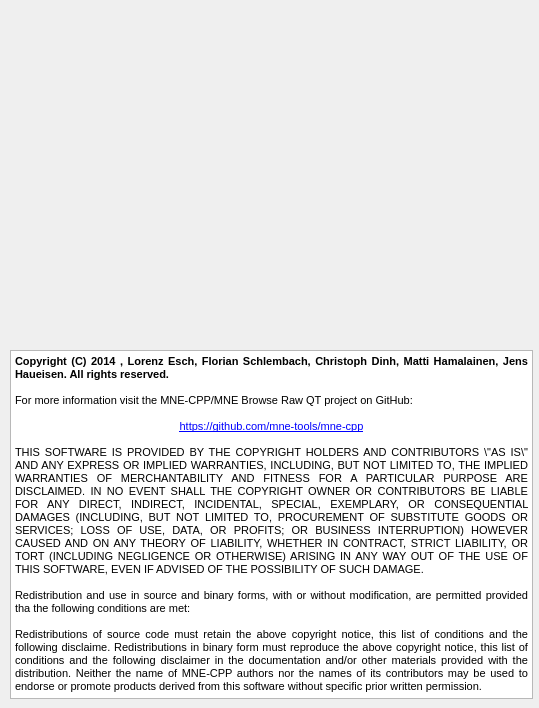
<?xml version="1.0" encoding="UTF-8"?>
<ui version="4.0">
 <class>AboutWindow</class>
 <widget class="QDialog" name="AboutWindow">
  <property name="geometry">
   <rect>
    <x>0</x>
    <y>0</y>
    <width>539</width>
    <height>708</height>
   </rect>
  </property>
  <property name="windowTitle">
   <string>About MNE Analyze</string>
  </property>
  <property name="toolTipDuration">
   <number>-1</number>
  </property>
  <widget class="QLabel" name="m_label_splashscreen">
   <property name="geometry">
    <rect>
     <x>10</x>
     <y>10</y>
     <width>521</width>
     <height>331</height>
    </rect>
   </property>
   <property name="text">
    <string/>
   </property>
   <property name="pixmap">
    <pixmap resource="../mne_analyze.qrc">:/resources/images/splashscreen_mne_analyze.png</pixmap>
   </property>
   <property name="scaledContents">
    <bool>true</bool>
   </property>
  </widget>
  <widget class="QTextEdit" name="m_textEdit_aboutText_2">
   <property name="enabled">
    <bool>true</bool>
   </property>
   <property name="geometry">
    <rect>
     <x>10</x>
     <y>350</y>
     <width>523</width>
     <height>349</height>
    </rect>
   </property>
   <property name="toolTipDuration">
    <number>-1</number>
   </property>
   <property name="readOnly">
    <bool>true</bool>
   </property>
   <property name="html">
    <string>&lt;!DOCTYPE HTML PUBLIC &quot;-//W3C//DTD HTML 4.0//EN&quot; &quot;http://www.w3.org/TR/REC-html40/strict.dtd&quot;&gt;
&lt;html&gt;&lt;head&gt;&lt;meta name=&quot;qrichtext&quot; content=&quot;1&quot; /&gt;&lt;style type=&quot;text/css&quot;&gt;
p, li { white-space: pre-wrap; }
&lt;/style&gt;&lt;/head&gt;&lt;body style=&quot; font-family:'MS Shell Dlg 2'; font-size:8.25pt; font-weight:400; font-style:normal;&quot;&gt;
&lt;p align=&quot;justify&quot; style=&quot; margin-top:0px; margin-bottom:0px; margin-left:0px; margin-right:0px; -qt-block-indent:0; text-indent:0px;&quot;&gt;&lt;span style=&quot; font-size:8pt; font-weight:600;&quot;&gt;Copyright (C) 2014 , Lorenz Esch, Florian Schlembach, Christoph Dinh, Matti Hamalainen, Jens Haueisen. All rights reserved.&lt;/span&gt;&lt;/p&gt;
&lt;p align=&quot;justify&quot; style=&quot;-qt-paragraph-type:empty; margin-top:0px; margin-bottom:0px; margin-left:0px; margin-right:0px; -qt-block-indent:0; text-indent:0px; font-size:8pt;&quot;&gt;&lt;br /&gt;&lt;/p&gt;
&lt;p align=&quot;justify&quot; style=&quot; margin-top:0px; margin-bottom:0px; margin-left:0px; margin-right:0px; -qt-block-indent:0; text-indent:0px;&quot;&gt;&lt;span style=&quot; font-size:8pt;&quot;&gt;For more information visit the MNE-CPP/MNE Browse Raw QT project on GitHub:&lt;/span&gt;&lt;/p&gt;
&lt;p align=&quot;justify&quot; style=&quot;-qt-paragraph-type:empty; margin-top:0px; margin-bottom:0px; margin-left:0px; margin-right:0px; -qt-block-indent:0; text-indent:0px; font-size:8pt;&quot;&gt;&lt;br /&gt;&lt;/p&gt;
&lt;p align=&quot;center&quot; style=&quot; margin-top:0px; margin-bottom:0px; margin-left:0px; margin-right:0px; -qt-block-indent:0; text-indent:0px;&quot;&gt;&lt;a href=&quot;https://github.com/mne-tools/mne-cpp&quot;&gt;&lt;span style=&quot; font-size:8pt; text-decoration: underline; color:#0000ff;&quot;&gt;https://github.com/mne-tools/mne-cpp&lt;/span&gt;&lt;/a&gt;&lt;/p&gt;
&lt;p align=&quot;justify&quot; style=&quot;-qt-paragraph-type:empty; margin-top:0px; margin-bottom:0px; margin-left:0px; margin-right:0px; -qt-block-indent:0; text-indent:0px; font-size:8pt;&quot;&gt;&lt;br /&gt;&lt;/p&gt;
&lt;p align=&quot;justify&quot; style=&quot; margin-top:0px; margin-bottom:0px; margin-left:0px; margin-right:0px; -qt-block-indent:0; text-indent:0px;&quot;&gt;&lt;span style=&quot; font-size:8pt;&quot;&gt;THIS SOFTWARE IS PROVIDED BY THE COPYRIGHT HOLDERS AND CONTRIBUTORS \&amp;quot;AS IS\&amp;quot; AND ANY EXPRESS OR IMPLIED WARRANTIES, INCLUDING, BUT NOT LIMITED TO, THE IMPLIED WARRANTIES OF MERCHANTABILITY AND FITNESS FOR A PARTICULAR PURPOSE ARE DISCLAIMED. IN NO EVENT SHALL THE COPYRIGHT OWNER OR CONTRIBUTORS BE LIABLE FOR ANY DIRECT, INDIRECT, INCIDENTAL, SPECIAL, EXEMPLARY, OR CONSEQUENTIAL DAMAGES (INCLUDING, BUT NOT LIMITED TO, PROCUREMENT OF SUBSTITUTE GOODS OR SERVICES; LOSS OF USE, DATA, OR PROFITS; OR BUSINESS INTERRUPTION) HOWEVER CAUSED AND ON ANY THEORY OF LIABILITY, WHETHER IN CONTRACT, STRICT LIABILITY, OR TORT (INCLUDING NEGLIGENCE OR OTHERWISE) ARISING IN ANY WAY OUT OF THE USE OF THIS SOFTWARE, EVEN IF ADVISED OF THE POSSIBILITY OF SUCH DAMAGE.&lt;/span&gt;&lt;/p&gt;
&lt;p align=&quot;justify&quot; style=&quot;-qt-paragraph-type:empty; margin-top:0px; margin-bottom:0px; margin-left:0px; margin-right:0px; -qt-block-indent:0; text-indent:0px; font-size:8pt;&quot;&gt;&lt;br /&gt;&lt;/p&gt;
&lt;p align=&quot;justify&quot; style=&quot; margin-top:0px; margin-bottom:0px; margin-left:0px; margin-right:0px; -qt-block-indent:0; text-indent:0px;&quot;&gt;&lt;span style=&quot; font-size:8pt;&quot;&gt;Redistribution and use in source and binary forms, with or without modification, are permitted provided tha the following conditions are met:&lt;/span&gt;&lt;/p&gt;
&lt;p align=&quot;justify&quot; style=&quot;-qt-paragraph-type:empty; margin-top:0px; margin-bottom:0px; margin-left:0px; margin-right:0px; -qt-block-indent:0; text-indent:0px; font-size:8pt;&quot;&gt;&lt;br /&gt;&lt;/p&gt;
&lt;p align=&quot;justify&quot; style=&quot; margin-top:0px; margin-bottom:0px; margin-left:0px; margin-right:0px; -qt-block-indent:0; text-indent:0px;&quot;&gt;&lt;span style=&quot; font-size:8pt;&quot;&gt;Redistributions of source code must retain the above copyright notice, this list of conditions and the following disclaime. Redistributions in binary form must reproduce the above copyright notice, this list of conditions and the following disclaimer in the documentation and/or other materials provided with the distribution. Neither the name of MNE-CPP authors nor the names of its contributors may be used to endorse or promote products derived from this software without specific prior written permission.&lt;/span&gt;&lt;/p&gt;&lt;/body&gt;&lt;/html&gt;</string>
   </property>
   <property name="overwriteMode">
    <bool>true</bool>
   </property>
   <property name="textInteractionFlags">
    <set>Qt::LinksAccessibleByKeyboard|Qt::LinksAccessibleByMouse|Qt::TextBrowserInteraction|Qt::TextSelectableByKeyboard|Qt::TextSelectableByMouse</set>
   </property>
  </widget>
 </widget>
 <resources>
  <include location="../mne_analyze.qrc"/>
 </resources>
 <connections/>
</ui>
